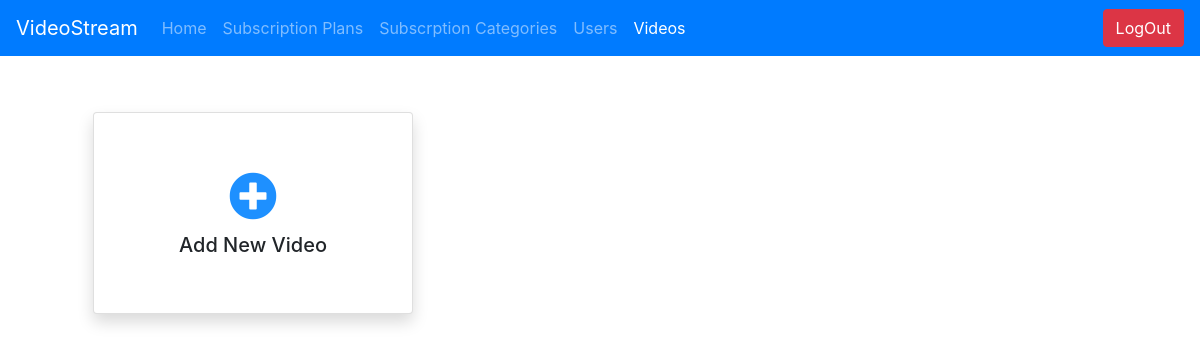
The page /video_stream_admin/video_list/ (signed in) on the database as committed earlier.
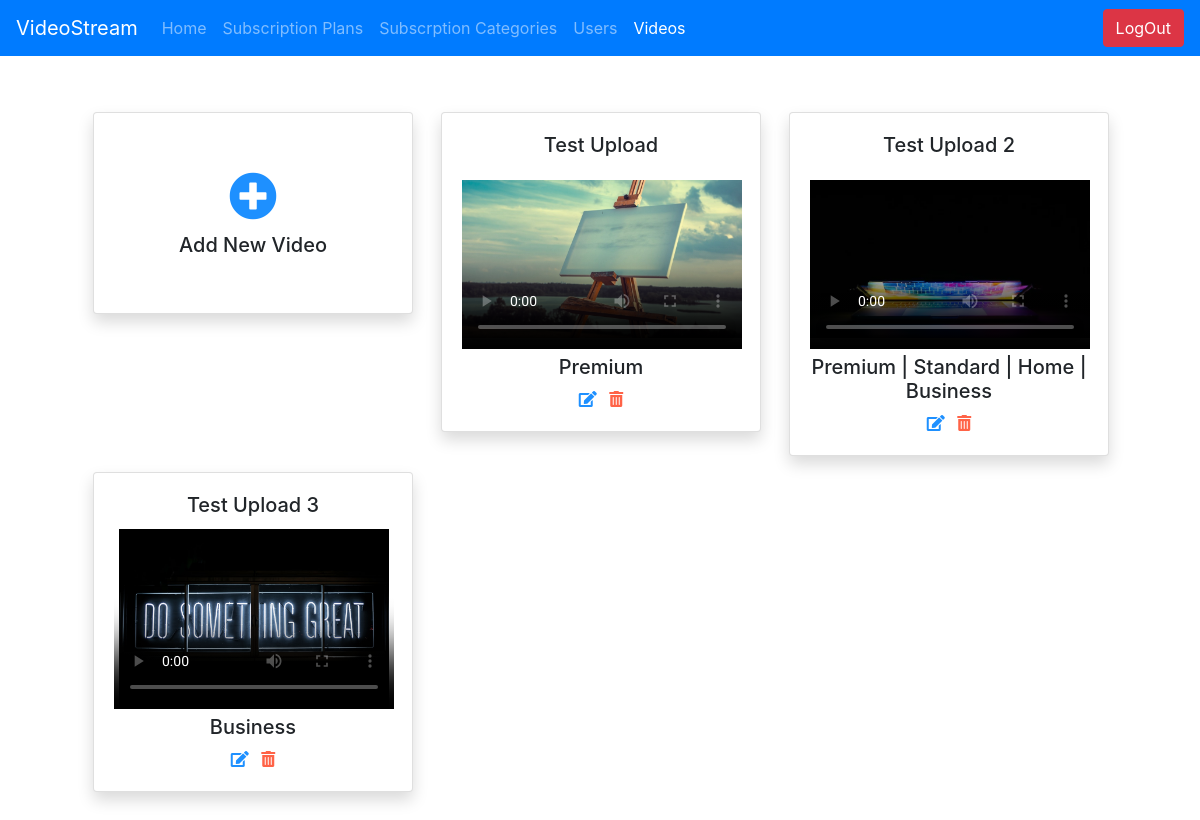
The same page on the database as committed later.
### video_stream_app/models.py (models this page shows, shortened)
class VideoContent(models.Model):
    id = models.AutoField(primary_key=True)
    content_name = models.CharField(max_length=255, blank=True, null=True)
    content_description = models.TextField(max_length=2000, blank=True, null=True)
    file = models.FileField(upload_to='videos/', null=True, blank=True, verbose_name="content_file")
    cover_image = models.FileField(upload_to='images/', null=True, blank=True, verbose_name='content_cover')
    allowed_subscription = models.ManyToManyField(SubscriptionType,
                                                  related_name="subscription_type")

class SubscriptionType(models.Model):
    id = models.AutoField(primary_key=True)
    type_name = models.CharField(
        max_length=50, blank=False, null=False, unique=True)

### video_stream_app/views.py (the view)
# urls.py: path('video_stream_admin/video_list/', views.video_list,
@login_required(login_url='/video_stream_admin/')
def video_list(request):
    return render(request, 'video_stream_app/videos.html',
                  {
                      'videos': models.VideoContent.objects.all(),
                      'title': 'Videos',
                      'is_logged_in': request.user.is_authenticated,
                      'video_link': 'active',
                      'admin': True
                  })

### video_stream_app/templates/video_stream_app/videos.html (shortened to what this page needs)
{% extends 'base.html' %}
{% load static %}
{% block content %}
    <div class="container">
        <div class="m-5 text-center">
            <div class="row">
                <div class="col-md-4 my-2">
                    <div class="card shadow" style="width: 20rem;">
                        <div class="card-body py-xl-5">
                            <a href="/video_stream_admin/videos/add/">
                                <span style="font-size: 48px; color: Dodgerblue;">
                                    <i class="fas fa-plus-circle"></i>
                                </span>
                            </a>
                            <h5> Add New Video </h5>
                        </div>
                    </div>
                </div>
                {% for video in videos %}
                    <div class="col-md-4 my-2">
                        <div class="card shadow" style="width: 20rem;">
                            <div class="card-body">
                                <h5 class="card-title">{{ video.content_name}}</h5>
                                <video width="280" height="180" poster="/media/{{ video.cover_image }}" controls>
                                   <source src="/media/{{ video.file }}" type="video/mp4">
                                </video>
                                <h5>
                                    {% for subs in video.allowed_subscription.all %}
                                        {% if forloop.counter > 1 %}
                                            |
                                        {% endif %}
                                        {{ subs.type_name }}
                                    {% endfor %}
                                </h5>
                                <div>
                                    <a href="/video_stream_admin/videos/edit__{{ video.pk }}/">
                                        <span style="color: Dodgerblue;" class="pr-2">
                                            <i class="fas fa-edit"></i>
                                        </span>
                                    </a>
                                    <a onclick="deleteFunc({{ video.pk }})" href="" ><i class="fas fa-trash-alt" style="color: tomato"></i></a>
                                </div>
                            </div>
                        </div>
                    </div>
                {% endfor %}
            </div>
        </div>
    </div>
{% endblock %}

Rows that differ between the two databases and show on the page:
added VideoContent: content_name "Test Upload"
added SubscriptionType: type_name "Premium"
added VideoContent: content_name "Test Upload 2"
added SubscriptionType: type_name "Standard", shown under "Test Upload 2"
added SubscriptionType: type_name "Home", shown under "Test Upload 2"
added SubscriptionType: type_name "Business"
added VideoContent: content_name "Test Upload 3"
